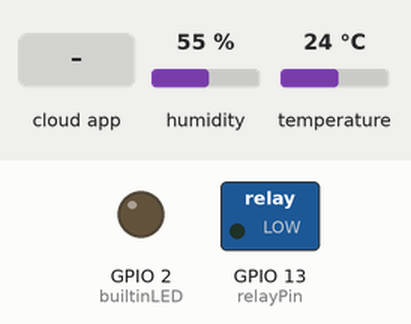
Recording of a sketch running on a simulated ESP8266 (NodeMCU). Shown: switched loads named in the sketch (green lamp = pin HIGH), output pins drawn as LEDs (lit = HIGH). The test bench sets the inputs (shaded band); at power-on: humidity 55 %, temperature 24 °C. WiFi joins after 1.5 s; servers stay silent unless stated; the local clock reads 2024-03-15 10:24:30 at power-on unless the sketch sets it; the Firebase database answers and starts empty; what the sketch prints to the serial monitor is not drawn.

Above: at 0.1 s.
At 3.2 s:
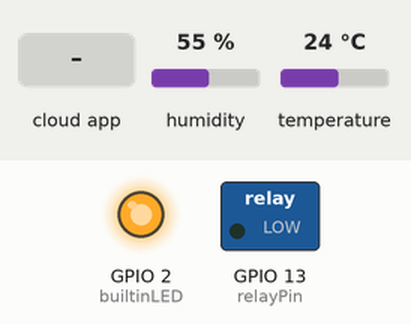
3.3 s: the phone or cloud app sets sprinklerStatus to ON
At 5.3 s:
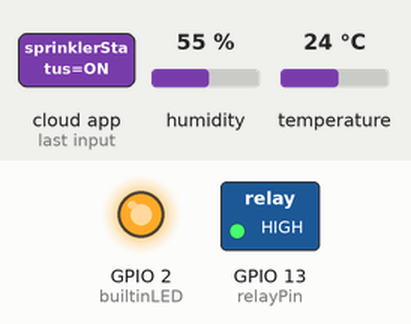
5.6 s: the phone or cloud app sets sprinklerStatus to ok
Timing chart, 0 to 8.6 s (numbered marks = the images above; inputs shaded):
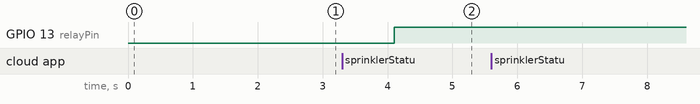

The sketch:

main_system.ino
```cpp
// varaint_system.ino
#include "credentials.h"
#include <Arduino.h>

#if defined(ESP32) || defined(ARDUINO_RASPBERRY_PI_PICO_W)
#include <WiFi.h>
#elif defined(ESP8266)
#include <ESP8266WiFi.h>
#elif __has_include(<WiFiNINA.h>)
#include <WiFiNINA.h>
#elif __has_include(<WiFi101.h>)
#include <WiFi101.h>
#elif __has_include(<WiFiS3.h>)
#include <WiFiS3.h>
#endif

#include <RTClib.h>
RTC_DS3231 rtc;

#include <Firebase_ESP_Client.h>
#include <addons/TokenHelper.h>
#include <addons/RTDBHelper.h>

const byte builtinLED = 2;
const byte relayPin = 13;

#include <DHT.h>
#define DHTPIN 26
#define DHTTYPE DHT11
DHT dht(DHTPIN, DHTTYPE);
float humidity = 0.0;
float temperature = 0.0;

// Define Firebase Data object
FirebaseData fbdo;

FirebaseAuth auth;
FirebaseConfig config;

String getPath(int systemNumber, String pathType) {
  return "/users/" + String(USER_ID) + "/system" + String(systemNumber) + "/" + pathType;
}

const String main_path1 = getPath(0, "humidity");
const String main_path2 = getPath(0, "lastUpdated");
const String main_path3 = getPath(0, "sprinklerStatus");
const String main_path4 = getPath(0, "temperature");

const String variant1_path0 = getPath(1, "enable");
const String variant1_path1 = getPath(1, "soilMoisture1");
const String variant1_path2 = getPath(1, "soilMoisture2");

const String variant2_path0 = getPath(2, "enable");
const String variant2_path1 = getPath(2, "soilMoisture1");
const String variant2_path2 = getPath(2, "soilMoisture2");

// const String variant3_path0 = getPath(3, "enable");
// const String variant3_path1 = getPath(3, "soilMoisture1");
// const String variant3_path2 = getPath(3, "soilMoisture2");

// const String variant4_path0 = getPath(4, "enable");
// const String variant4_path1 = getPath(4, "soilMoisture1");
// const String variant4_path2 = getPath(4, "soilMoisture2");

// const String variant5_path0 = getPath(5, "enable");
// const String variant5_path1 = getPath(5, "soilMoisture1");
// const String variant5_path2 = getPath(5, "soilMoisture2");

// const String variant6_path0 = getPath(6, "enable");
// const String variant6_path1 = getPath(6, "soilMoisture1");
// const String variant6_path2 = getPath(6, "soilMoisture2");

// const String variant7_path0 = getPath(7, "enable");
// const String variant7_path1 = getPath(7, "soilMoisture1");
// const String variant7_path2 = getPath(7, "soilMoisture2");

// const String variant8_path0 = getPath(8, "enable");
// const String variant8_path1 = getPath(8, "soilMoisture1");
// const String variant8_path2 = getPath(8, "soilMoisture2");

// const String variant9_path0 = getPath(9, "enable");
// const String variant9_path1 = getPath(9, "soilMoisture1");
// const String variant9_path2 = getPath(9, "soilMoisture2");

// const String variant10_path0 = getPath(10, "enable");
// const String variant10_path1 = getPath(10, "soilMoisture1");
// const String variant10_path2 = getPath(10, "soilMoisture2");

// const String variant11_path0 = getPath(11, "enable");
// const String variant11_path1 = getPath(11, "soilMoisture1");
// const String variant11_path2 = getPath(11, "soilMoisture2");

// const String variant12_path0 = getPath(12, "enable");
// const String variant12_path1 = getPath(12, "soilMoisture1");
// const String variant12_path2 = getPath(12, "soilMoisture2");

// const String variant13_path0 = getPath(13, "enable");
// const String variant13_path1 = getPath(13, "soilMoisture1");
// const String variant13_path2 = getPath(13, "soilMoisture2");

// const String variant14_path0 = getPath(14, "enable");
// const String variant14_path1 = getPath(14, "soilMoisture1");
// const String variant14_path2 = getPath(14, "soilMoisture2");

// const String variant15_path0 = getPath(15, "enable");
// const String variant15_path1 = getPath(15, "soilMoisture1");
// const String variant15_path2 = getPath(15, "soilMoisture2");

int sprinklerStatus = 0;
bool start_time = false;
bool try_again_to_OFF = false;
unsigned long sendDataPrevMillis1 = 0;
unsigned long sendDataPrevMillis2 = 0;
unsigned long sprinklerTimer = 0;

const long interval_for_sprinkler = 360000;

void initialized_used_pins() {
  pinMode(builtinLED, OUTPUT);
  pinMode(relayPin, OUTPUT);
}

void setup_WiFi() {
  Serial.print("Connecting to Wi-Fi");
  WiFi.begin(WIFI_SSID, WIFI_PASSWORD);
  unsigned long startAttemptTime = millis();

  // Reconnecting to the internet
  while (WiFi.status() != WL_CONNECTED && millis() - startAttemptTime < 30000) {  // 30s timeout
    Serial.print(".");
    digitalWrite(builtinLED, LOW);
    delay(1000);
    digitalWrite(builtinLED, HIGH);
    delay(1000);

    if (millis() - sprinklerTimer >= interval_for_sprinkler) {
      digitalWrite(relayPin, LOW);  // Turn off the relay (sprinkler)
      start_time = false;           // Reset the start_time flag
      try_again_to_OFF = false;
    }
  }

  // Indicating to restart the system
  if (WiFi.status() != WL_CONNECTED) {
    Serial.println("\nFailed to connect to WiFi!");
    while (true) {
      digitalWrite(builtinLED, LOW);
      delay(300);
      digitalWrite(builtinLED, HIGH);
      delay(300);

      if (millis() - sprinklerTimer >= interval_for_sprinkler) {
        digitalWrite(relayPin, LOW);  // Turn off the relay (sprinkler)
      }
    }
  } else {
    digitalWrite(builtinLED, HIGH);
    Serial.println("\nConnected with IP: " + WiFi.localIP().toString());
  }
}

void setup_firebase() {
  Serial.printf("Firebase Client v%s\n\n", FIREBASE_CLIENT_VERSION);

  /* Assign the api key (required) */
  config.api_key = API_KEY;

  /* Assign the user sign in credentials */
  auth.user.email = USER_EMAIL;
  auth.user.password = USER_PASSWORD;

  /* Assign the RTDB URL (required) */
  config.database_url = DATABASE_URL;

  /* Assign the callback function for the long running token generation task */
  config.token_status_callback = tokenStatusCallback;  // see addons/TokenHelper.h

  // Comment or pass false value when WiFi reconnection will control by your code or third party library e.g. WiFiManager
  Firebase.reconnectNetwork(true);

  // Since v4.4.x, BearSSL engine was used, the SSL buffer need to be set.
  // Large data transmission may require larger RX buffer, otherwise connection issue or data read time out can be occurred.
  fbdo.setBSSLBufferSize(4096 /* Rx buffer size in bytes from 512 - 16384 */, 1024 /* Tx buffer size in bytes from 512 - 16384 */);

  // Limit the size of response payload to be collected in FirebaseData
  fbdo.setResponseSize(2048);

  Firebase.begin(&config, &auth);

  Firebase.setDoubleDigits(5);

  config.timeout.serverResponse = 10 * 1000;
}

void config_time() {
  if (!rtc.begin()) {
    Serial.println("RTC module is NOT found");
    Serial.flush();
  }
}

void setup() {
  dht.begin();
  Serial.begin(115200);
  initialized_used_pins();
  setup_WiFi();
  setup_firebase();
  config_time();
}

void loop() {
  if (WiFi.status() != WL_CONNECTED) {
    setup_WiFi();  // Reconnect to Wi-Fi if disconnected
  }

  if (Firebase.ready()) {
    unsigned long current_millis = millis();

    if (current_millis - sendDataPrevMillis1 >= 1500) {
      sendDataPrevMillis1 = current_millis;

      if (!start_time) {
        sprinklerStatus += check_manual_sprinkler();

        int variant1 = check_variant_sensors(1, variant1_path0, variant1_path1, variant1_path2);
        int variant2 = check_variant_sensors(2, variant2_path0, variant2_path1, variant2_path2);

        if (variant1 != 5) sprinklerStatus += variant1;
        if (variant2 != 5) sprinklerStatus += variant2;
      }

      if (try_again_to_OFF) try_again_to_OFF = Firebase.RTDB.setString(&fbdo, main_path3.c_str(), "OFF");
    }

    if (current_millis - sendDataPrevMillis2 >= 5000) {
      sendDataPrevMillis2 = current_millis;

      readHumidityandTemperature();
      Serial.printf("Set humidity... %s : %s\n", Firebase.RTDB.setFloat(&fbdo, main_path1.c_str(), humidity) ? "ok" : fbdo.errorReason().c_str(), String(humidity));
      Serial.printf("Set temperature... %s : %s\n", Firebase.RTDB.setFloat(&fbdo, main_path4.c_str(), temperature) ? "ok" : fbdo.errorReason().c_str(), String(temperature));

      String currentTimeAndDate = getFormattedTime();
      Serial.printf("Set lastUpdated... %s : %s\n", Firebase.RTDB.setString(&fbdo, main_path2.c_str(), currentTimeAndDate) ? "ok" : fbdo.errorReason().c_str(), currentTimeAndDate);
    }


    // Start sprinkler if either A or B is true and start_time is false
    if ((sprinklerStatus > 0) && !start_time) {
      start_time = true;
      Serial.printf("Set sprinkler status... %s : ON\n", Firebase.RTDB.setString(&fbdo, main_path3.c_str(), "ON") ? "ok" : fbdo.errorReason().c_str());
      sprinklerStatus = 0;
      digitalWrite(relayPin, HIGH);  // Turn on the relay (sprinkler)
      sprinklerTimer = millis();
    }

    // Stop the sprinkler if 6 minutes (360000) have passed since the start time
    if (start_time && (millis() - sprinklerTimer >= interval_for_sprinkler)) {
      digitalWrite(relayPin, LOW);  // Turn off the relay (sprinkler)
      start_time = false;           // Reset the start_time flag

      String check_sprinkler_sent = Firebase.RTDB.setString(&fbdo, main_path3.c_str(), "OFF") ? "ok" : fbdo.errorReason().c_str();
      try_again_to_OFF = !check_sprinkler_sent.equals("ok");
      Serial.printf("Set sprinkler status... %s : OFF\n", check_sprinkler_sent);
    }

    Serial.printf("\nSprinkler status... %s\n", start_time ? "ON" : "OFF");
  }
}

bool check_manual_sprinkler() {
  if (Firebase.RTDB.getString(&fbdo, main_path3.c_str())) {
    String manualSprinklerStatus = fbdo.to<const char *>();
    Serial.printf("\nGet manual sprinkler status... %s\n", manualSprinklerStatus);
    return manualSprinklerStatus.equals("ON");
  } else {
    Serial.printf("\nFailed to get manual sprinkler status: %s\n", fbdo.errorReason().c_str());
    return false;
  }
}

int check_variant_sensors(const byte variant_ID, const String variant_path0, const String variant_path1, const String variant_path2) {
  bool enableSystem = false;

  // Get the enable system flag
  if (Firebase.RTDB.getBool(&fbdo, variant_path0.c_str(), &enableSystem)) {
    Serial.printf("\nGet variant%d enable is... %s\n", variant_ID, enableSystem ? "true" : "false");

    if (enableSystem) {
      bool soilmoistureA_status = false;
      bool soilmoistureB_status = false;

      // Get the first moisture sensor value
      if (Firebase.RTDB.getInt(&fbdo, variant_path1.c_str())) {
        int moisture_sensor1 = fbdo.to<int>();
        Serial.printf("Get variant%d moistureSensor1... %d\n", variant_ID, moisture_sensor1);
        soilmoistureA_status = checkMoistureLevel(moisture_sensor1);
      } else {
        Serial.printf("Failed to get variant%d moistureSensor1: %s\n", variant_ID, fbdo.errorReason().c_str());
      }

      // Get the second moisture sensor value
      if (Firebase.RTDB.getInt(&fbdo, variant_path2.c_str())) {
        int moisture_sensor2 = fbdo.to<int>();
        Serial.printf("Get variant%d moistureSensor2... %d\n", variant_ID, moisture_sensor2);
        soilmoistureB_status = checkMoistureLevel(moisture_sensor2);
      } else {
        Serial.printf("Failed to get variant%d moistureSensor2: %s\n", variant_ID, fbdo.errorReason().c_str());
      }

      return soilmoistureA_status || soilmoistureB_status;  // return 0 and 1 is okay
    } else {
      Serial.printf("Variant System No.%d is in unable mode.\n", variant_ID);
      return 5;  // returning 5 indicates the system is unable mode so no reading
    }
  } else {
    Serial.printf("Variant System No.%d is in unable mode.\n", variant_ID);
    return 5;  // returning 5 indicates the system is unable mode so no reading
  }
}

bool checkMoistureLevel(const int moisturePerentageLevel) {
  return moisturePerentageLevel < 40;
}

void readHumidityandTemperature() {
  humidity = dht.readHumidity();
  temperature = dht.readTemperature();

  if (isnan(humidity) || isnan(temperature)) {
    Serial.println(F("DHT failed, need to fix!"));
    humidity = 0.0;
    temperature = 0.0;
    return;
  }
}

String getFormattedTime() {
  DateTime now = rtc.now(); // Get current date/time from RTC

  // Store values in variables
  int year = now.year();
  int month = now.month();
  int day = now.day();
  int dayOfWeek = now.dayOfTheWeek();
  int hour = now.hour();
  int minute = now.minute();
  int second = now.second();

  String string_time = String(hour) + ":" + String(minute) + ":" + String(second);
  String string_date = String(month) + "/" + String(day) + "/" + String(year);

  // Return the formatted time and date as "HH:MM:SS MM/DD/YYYY"
  return string_time + " " + string_date;
}
```

credentials.h
```cpp
#ifndef CREDENTIALS_H
#define CREDENTIALS_H

/* 1. Define the WiFi credentials */
#define WIFI_SSID "GlobeAtHome_4F792"
#define WIFI_PASSWORD "70354435"

// For the following credentials, see examples/Authentications/SignInAsUser/EmailPassword/EmailPassword.ino

/* 2. Define the API Key */
#define API_KEY "AIzaSyAnkReo0-83ZDvOWL4B8oj3KVx-agHhxGc"

/* 3. Define the RTDB URL */
#define DATABASE_URL "https://terralife-4af43-default-rtdb.firebaseio.com/" //<databaseName>.firebaseio.com or <databaseName>.<region>.firebasedatabase.app

/* 4. Define the user Email and password that alreadey registerd or added in your project */
#define USER_EMAIL "alexisbryledongallo@gmail.com"
#define USER_PASSWORD "09554554328alexis"

#define USER_ID "UJyC3pzS51V9xTur3jPEEkJDUT03"

#define SYSTEM_ID "system0"

#endif 
```

Measured:
- after the input at 3.3 s, GPIO 13 (relayPin): LOW → HIGH after 0.81 s
